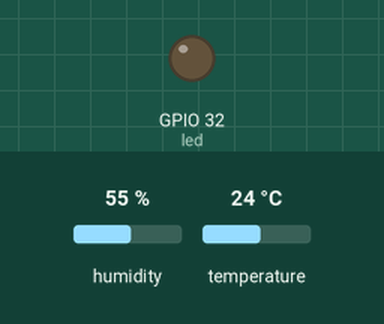
Recording of a sketch running on a simulated ESP32. On the bench: output pins drawn as LEDs (lit = HIGH). The test bench sets the inputs (shaded band); at power-on: humidity 55 %, temperature 24 °C. WiFi joins after 1.5 s; servers stay silent unless stated; web services answer with replies made up by the test bench; what the sketch prints to the serial monitor is not drawn.

Above: at 0.0 s.
At 3.6 s:
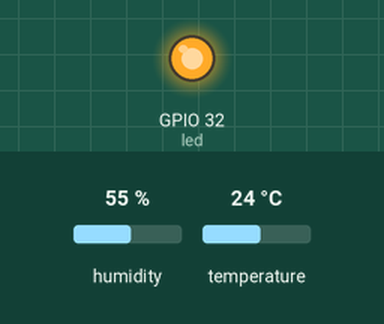
Timing chart, 0 to 5.1 s (numbered marks = the images above):
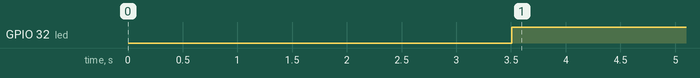

Measured:
- by itself, GPIO 32 (led): LOW → HIGH at 3.5 s

The sketch:

sensor_analo.ino
```cpp
// Librerías necesarias
#include <DHT.h>
#include <WiFi.h>
#include <HTTPClient.h>


int led = 32;


DHT dht(33, DHT22); // DHTPIN (Pin 33), DHTTYPE (Sensor DHT22)

// Variables para almacenar los valores de temperatura y humedad
int valor_temperatura = 0;
int valor_humedad = 0;

String url = "https://api.thingspeak.com/update?"; // URL del servidor de ThingSpeak
String api_key = "L4E417INWL0WNQJ1"; // Clave API personal del tablero en ThingSpeak
String sensor = "field3"; // Campo donde se enviarán los datos de humedad

void setup() {

  pinMode(led, OUTPUT);  // Configura el pin del LED como salida
  dht.begin();           // Inicializa el sensor DHT22

  delay(1000);
  Serial.begin(115200);

  // Conexión a la red WiFi
  WiFi.begin("MEGACABLE-2.4G-E3A3", "JtsX8W7e24");


  while ((WiFi.status() != WL_CONNECTED)) {
    delay(500);
    Serial.print(".");
  }
  Serial.println("WiFi conectado");
}

void loop() {
  delay(1000);


  valor_temperatura = dht.readTemperature();
  valor_humedad = dht.readHumidity();

  // Mostrar los valores en la consola serie
  Serial.print("Temperatura: ");
  Serial.println(valor_temperatura);
  Serial.print("Humedad: ");
  Serial.println(valor_humedad);

  // Encender el LED si la humedad es mayor o igual al 50%
  if (valor_humedad >= 50) {
    digitalWrite(led, HIGH);  // Enciende el LED
  } else {
    digitalWrite(led, LOW);   // Apaga el LED
  }

  // Verifica si el ESP32 está conectado a WiFi antes de enviar datos
  if ((WiFi.status() == WL_CONNECTED)) {
    // Crear un objeto HTTPClient para la solicitud HTTP
    HTTPClient http;

    // Construir la URL con los datos de humedad
    String message = url + "api_key=" + api_key + "&" + sensor + "=" + String(valor_humedad);
    http.begin(message); // Iniciar la conexión HTTP


    int httpCode = http.GET();
    Serial.println(message);
    Serial.print("Código GET: ");
    Serial.println(httpCode);

    http.end();
  }

  delay(1000);
}
```
